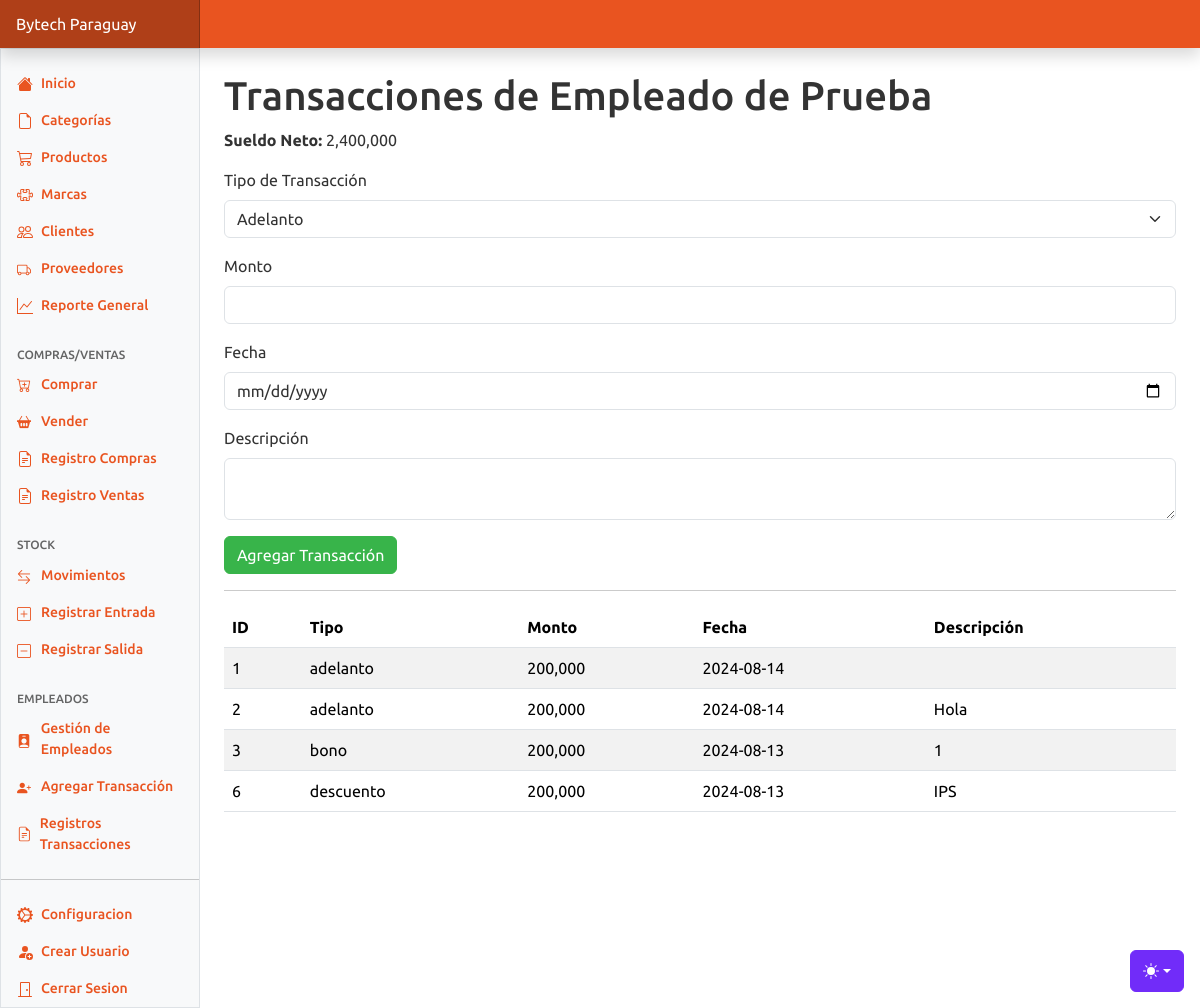
/verTransacciones.php?empleado_id=1 (signed in), run on the app's committed database.
### tables this page shows
CREATE TABLE `empleados` (
  `id` int(11) NOT NULL,
  `cedula` varchar(20) NOT NULL,
  `nombre` varchar(100) NOT NULL,
  `sueldo` decimal(10,2) NOT NULL,
  `puesto` varchar(100) NOT NULL,
  `numero` varchar(20) NOT NULL,
  `correo` varchar(100) NOT NULL,
  `fecha_contratacion` date NOT NULL,
  `casado` tinyint(1) NOT NULL,
  `hijos` int(11) NOT NULL,
  `ubicacion` varchar(255) NOT NULL
);

CREATE TABLE `transacciones_empleados` (
  `id` int(11) NOT NULL,
  `empleado_id` int(11) NOT NULL,
  `tipo_transaccion` enum('adelanto','bono','descuento','pago_final') NOT NULL,
  `monto` decimal(10,2) NOT NULL,
  `fecha` date NOT NULL,
  `descripcion` varchar(255) DEFAULT NULL
);

### verTransacciones.php (the view, shortened to what this page needs)
<?php
require "config/start.php";
$empleado_id = $_GET['empleado_id'];
$stmt = $pdo->prepare("SELECT * FROM empleados WHERE id = :empleado_id");
$stmt->execute([':empleado_id' => $empleado_id]);
$empleado = $stmt->fetch(PDO::FETCH_ASSOC);
$stmt = $pdo->prepare("SELECT * FROM transacciones_empleados WHERE empleado_id = :empleado_id ORDER BY fecha DESC");
$stmt->execute([':empleado_id' => $empleado_id]);
$transacciones = $stmt->fetchAll(PDO::FETCH_ASSOC);
function calcularSueldoNeto($empleado_id, $pdo) {
    $stmt = $pdo->prepare("SELECT sueldo FROM empleados WHERE id = :empleado_id");
    $stmt->execute([':empleado_id' => $empleado_id]);
    $empleado = $stmt->fetch(PDO::FETCH_ASSOC);
    $sueldo_base = $empleado['sueldo'];
    $stmt = $pdo->prepare("SELECT tipo_transaccion, SUM(monto) AS total FROM transacciones_empleados WHERE empleado_id = :empleado_id GROUP BY tipo_transaccion");
    $stmt->execute([':empleado_id' => $empleado_id]);
    $transacciones = $stmt->fetchAll(PDO::FETCH_ASSOC);
    $total_adelantos = 0;
    $total_bonos = 0;
    $total_descuentos = 0;
    foreach ($transacciones as $transaccion) {
        switch ($transaccion['tipo_transaccion']) {
            case 'adelanto':
                $total_adelantos += $transaccion['total'];
                break;
            case 'bono':
                $total_bonos += $transaccion['total'];
                break;
            case 'descuento':
                $total_descuentos += $transaccion['total'];
                break;
        }
    }
    $sueldo_neto = $sueldo_base + $total_bonos - $total_adelantos - $total_descuentos;
    return $sueldo_neto;
}
$sueldo_neto = calcularSueldoNeto($empleado_id, $pdo);
?>
<!DOCTYPE html>
<html lang="es">
<head>
    <?php include 'components/head.php'?>
</head>
<body>
<?php include 'components/header.php'?>
<main class="col-md-9 ms-sm-auto col-lg-10 px-md-4">
        <h1 class="mt-4">Transacciones de <?= htmlspecialchars($empleado['nombre']) ?></h1>
        <p><strong>Sueldo Neto:</strong> <?= htmlspecialchars(number_format($sueldo_neto,0)) ?></p>
        <form action="storeTransaccion.php" method="post">
            <div class="mb-3">
                <label for="tipo_transaccion" class="form-label">Tipo de Transacción</label>
                <select name="tipo_transaccion" id="tipo_transaccion" class="form-select">
                    <option value="adelanto">Adelanto</option>
                </select>
            </div>
            <div class="mb-3">
                <label for="monto" class="form-label">Monto</label>
                <input type="number" name="monto" id="monto" class="form-control" step="0.01" required>
            </div>
            <div class="mb-3">
                <label for="fecha" class="form-label">Fecha</label>
                <input type="date" name="fecha" id="fecha" class="form-control" required>
            </div>
            <div class="mb-3">
                <label for="descripcion" class="form-label">Descripción</label>
                <textarea name="descripcion" id="descripcion" class="form-control"></textarea>
            </div>
            <button type="submit" name="addTransaccion" class="btn btn-success">Agregar Transacción</button>
        </form>
        <hr>
        <table class="table table-striped">
            <thead>
                <tr>
                    <th>ID</th>
                    <th>Tipo</th>
                    <th>Monto</th>
                    <th>Fecha</th>
                    <th>Descripción</th>
                </tr>
            </thead>
            <tbody>
                <?php foreach ($transacciones as $transaccion): ?>
                    <tr>
                        <td><?= htmlspecialchars($transaccion['id']) ?></td>
                        <td><?= htmlspecialchars($transaccion['tipo_transaccion']) ?></td>
                        <td><?= htmlspecialchars(number_format($transaccion['monto'],0)) ?></td>
                        <td><?= htmlspecialchars($transaccion['fecha']) ?></td>
                        <td><?= htmlspecialchars($transaccion['descripcion']) ?></td>
                    </tr>
                <?php endforeach; ?>
            </tbody>
        </table>
                </main>
    <?php include 'components/footer.php'?>
</body>
</html>

### data on the page
empleados: nombre "Empleado de Prueba", sueldo "2,400,000"
transacciones_empleados: id "1", tipo_transaccion "adelanto", monto "200,000", fecha "2024-08-14"
transacciones_empleados: id "2", tipo_transaccion "adelanto", monto "200,000", fecha "2024-08-14", descripcion "Hola"
transacciones_empleados: id "3", tipo_transaccion "bono", monto "200,000", fecha "2024-08-13", descripcion "1"
transacciones_empleados: id "6", tipo_transaccion "descuento", monto "200,000", fecha "2024-08-13", descripcion "IPS"
